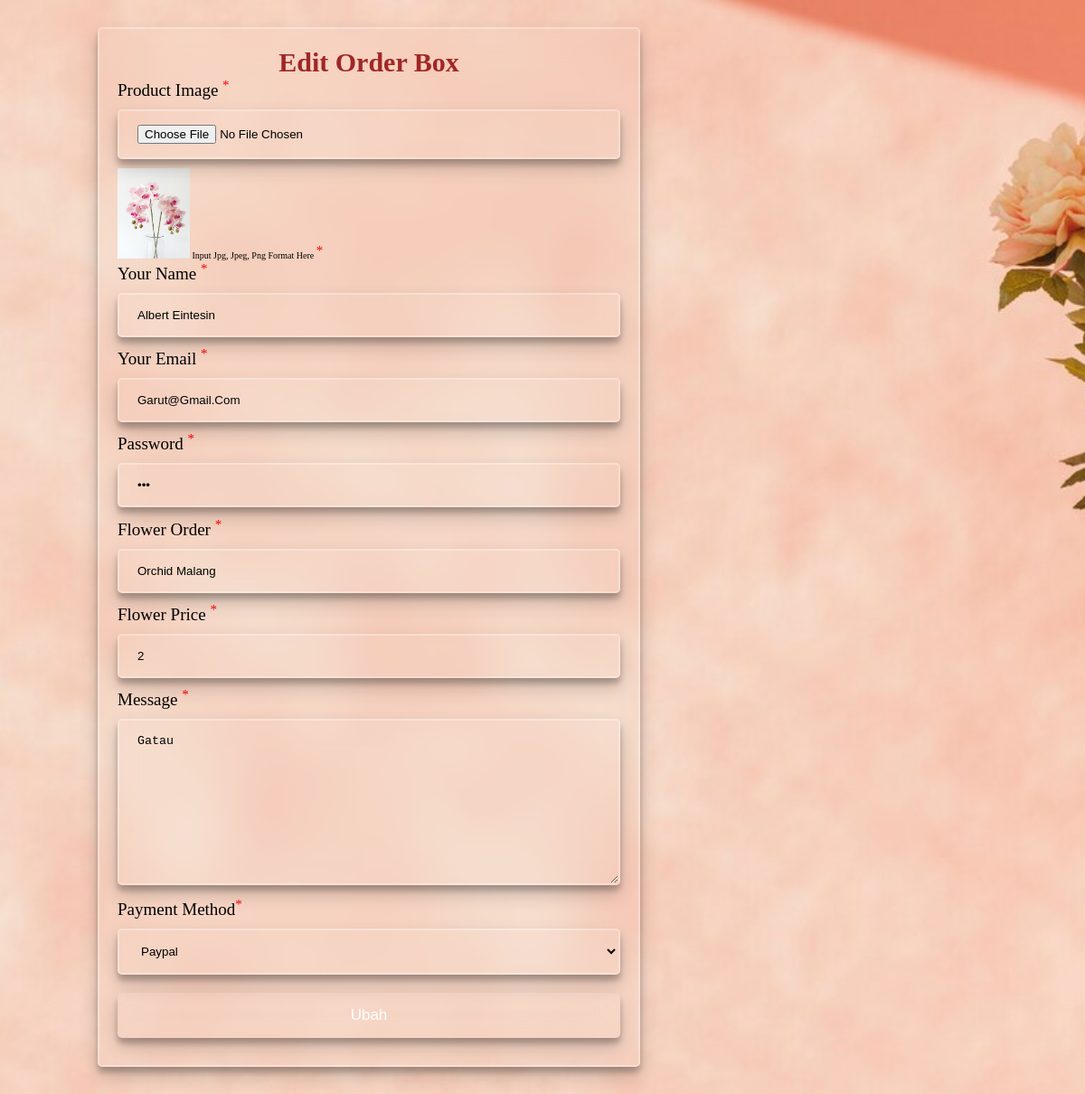
Screenshot of /edit.php?id=8 with the database file from the repository.
### tables this page shows
CREATE TABLE `order_box` (
  `id` int(11) NOT NULL,
  `foto` varchar(255) NOT NULL,
  `name` varchar(255) NOT NULL,
  `email` varchar(255) NOT NULL,
  `password` varchar(255) NOT NULL,
  `flower_order` varchar(255) NOT NULL,
  `flower_price` int(11) NOT NULL,
  `message` text NOT NULL,
  `payment_method` enum('COD','Debit Card','Credit Card','Ovo','Paypal','Pay Later') NOT NULL
);

### edit.php (the view, shortened to what this page needs)
<?php
    require "koneksi.php";
    $id = $_GET['id'];
    $result = mysqli_query($conn, "SELECT * FROM order_box WHERE id = $id");
    $order_box = mysqli_fetch_assoc($result);
?>
<!DOCTYPE html>
<html lang="en">
<head>
    <link rel="stylesheet" href="style.css">
</head>
<body>
    <section class="review" id="review">
        <form method="POST" action="" enctype="multipart/form-data">
            <h1>Edit Order Box</h1>
            <div class="input-field">
                <label for="foto">Product Image <sup>*</sup></label><br>
                <input type="file" id="foto" name="foto" accept="image/*">
                <br>
                <img src="images/<?= $order_box['foto'] ?>" alt="<?= $order_box['foto'] ?>" width="80px" height="100px">
                <span>input jpg, jpeg, png format here <sup>*</sup></span>
            </div>
            <div class="input-field">
                <label for="name">Your Name <sup>*</sup></label><br>
                <input type="text" id="name" name="name" value="<?= $order_box['name'] ?>" required>
            </div>
            <div class="input-field">
                <label for="email">Your Email <sup>*</sup></label><br>
                <input type="email" id="email" name="email" value="<?= $order_box['email'] ?>" required>
            </div>
            <div class="input-field">
                <label for="password">Password <sup>*</sup></label><br>
                <input type="password" id="password" name="password" value="<?= $order_box['password'] ?>" required>
            </div>
            <div class="input-field">
                <label for="flower_order">Flower Order <sup>*</sup></label><br>
                <input type="text" id="flower_order" name="flower_order" value="<?= $order_box['flower_order'] ?>" required>
            </div>
            <div class="input-field">
                <label for="flower_price">Flower Price <sup>*</sup></label><br>
                <input type="number" id="flower_price" name="flower_price" value="<?= $order_box['flower_price'] ?>" required>
            </div>
            <div class="input-field">
                <label for="message">Message <sup>*</sup></label><br>
                <textarea id="message" name="message" cols="30" rows="10" required><?= $order_box['message'] ?></textarea>
            </div>
            <div class="input-field">
                <label for="payment_method">Payment Method<sup>*</sup></label><br>
                <select id="payment_method" name="payment_method" required>
                    <option value="<?= $order_box['payment_method'] ?>" selected><?= $order_box['payment_method'] ?></option>
                </select>
            </div>
            <input class="btn" type="submit" value="Ubah" name="ubah">
        </form>
    </section>
</body>
</html>

### style.css (style rules this page uses)
:root { --main-color: #e72463; --box-shadow: 0 10px 20px rgba(0, 0, 0, 0.19), 0 6px 6px rgba(0, 0, 0, 0.23); }
* { margin: 0; padding: 0; box-sizing: border-box; text-decoration: none; outline: none; text-transform: capitalize; transition: all .2s linear; }
html { font-size: 62.5%; overflow-x: hidden; scroll-behavior: smooth; scroll-padding-top: 4rem; }
section { padding: 3rem 9%; }
.btn { display: inline-block; padding: 1rem 3rem; margin-top: 1rem; background-color: #e72463; color: #fff; cursor: pointer; width: 200px; text-align: center; position: relative; z-index: 100; font-size: 1.7rem; }
.btn::before { position: absolute; content: ''; width: 0%; height: 100%; background-color: #000; left: 0; top: 0; transition: .5s; z-index: -10; }
.review { background-image: url('image/contact0.jpg'); background-size: cover; }
.review h1 { font-size: 3rem; color: #a02727; text-align: center; }
.review form { padding: 2rem; background-color: rgba(255, 255, 255, 0.03); border: 2px solid rgba(255, 255, 255, 0.3); backdrop-filter: blur(20px); box-shadow: var(--box-shadow); border-radius: .5rem; max-width: 60rem; }
.review form input, .review form textarea, .review form select { background-color: rgba(255, 255, 255, 0.03); border: 2px solid rgba(255, 255, 255, 0.3); backdrop-filter: blur(20px); box-shadow: var(--box-shadow); width: 100%; padding: 1.5rem 2rem; margin: 1rem 0; border-radius: .5rem; }
label { font-size: 1.9rem; }
sup { font-size: 1.5rem; color: red; }
.review .btn { width: 100%; border: none; outline: none; }
body { background-color: #ffffff; color: #000000; }

### rows the page displays
order_box: foto (picture), name "albert eintesin", email "garut@gmail.com", flower_order "orchid malang", flower_price "2", message "gatau", payment_method "Paypal"
